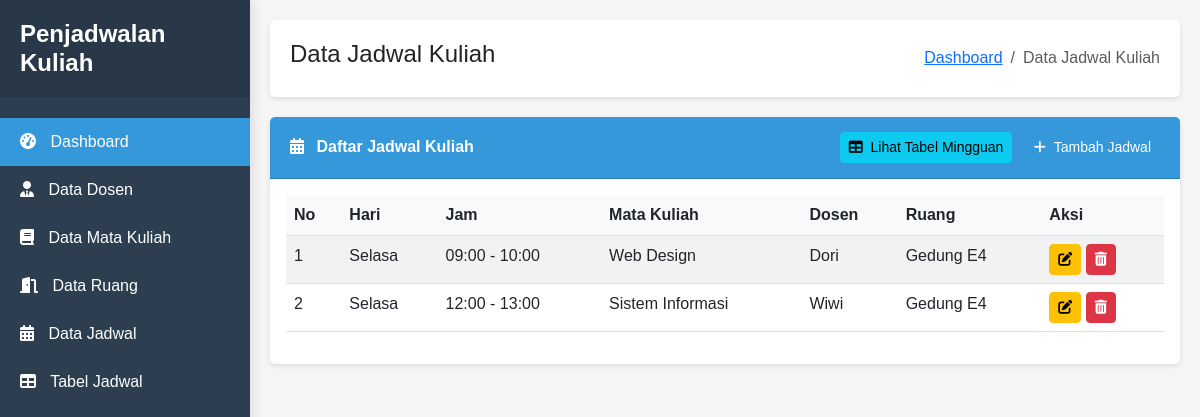
Page /index.php/jadwal on the committed database.
### tables this page shows
CREATE TABLE `jadwal` (
  `id` int(11) NOT NULL,
  `dosen_id` int(11) NOT NULL,
  `mata_kuliah_id` int(11) NOT NULL,
  `ruang_id` int(11) NOT NULL,
  `hari` enum('Senin','Selasa','Rabu','Kamis','Jumat','Sabtu') NOT NULL,
  `jam_mulai` time NOT NULL,
  `jam_selesai` time NOT NULL,
  `created_at` timestamp NOT NULL DEFAULT current_timestamp(),
  `updated_at` timestamp NOT NULL DEFAULT current_timestamp() ON UPDATE current_timestamp()
);

CREATE TABLE `mata_kuliah` (
  `id` int(11) NOT NULL,
  `kode` varchar(10) NOT NULL,
  `nama` varchar(100) NOT NULL,
  `sks` int(11) NOT NULL,
  `semester` int(11) NOT NULL,
  `created_at` timestamp NOT NULL DEFAULT current_timestamp(),
  `updated_at` timestamp NOT NULL DEFAULT current_timestamp() ON UPDATE current_timestamp()
);

CREATE TABLE `dosen` (
  `id` int(11) NOT NULL,
  `nip` varchar(20) NOT NULL,
  `nama` varchar(100) NOT NULL,
  `email` varchar(100) NOT NULL,
  `no_hp` varchar(15) NOT NULL,
  `created_at` timestamp NOT NULL DEFAULT current_timestamp(),
  `updated_at` timestamp NOT NULL DEFAULT current_timestamp() ON UPDATE current_timestamp()
);

CREATE TABLE `ruang` (
  `id` int(11) NOT NULL,
  `kode` varchar(10) NOT NULL,
  `nama` varchar(50) NOT NULL,
  `kapasitas` int(11) NOT NULL,
  `created_at` timestamp NOT NULL DEFAULT current_timestamp(),
  `updated_at` timestamp NOT NULL DEFAULT current_timestamp() ON UPDATE current_timestamp()
);

### application/controllers/Jadwal.php (called while the page is built, shortened)
<?php
class Jadwal extends CI_Controller {
    public function __construct() {
        $this->load->model('Jadwal_model');
        $this->load->model('Dosen_model');
        $this->load->model('MataKuliah_model');
        $this->load->model('Ruang_model');
        $this->load->library(['form_validation', 'session']);
    }
    public function index() {
        $data['title'] = 'Data Jadwal Kuliah';
        $data['jadwal'] = $this->Jadwal_model->get_all_with_relations();
        $data['message'] = $this->session->flashdata('message');
        $data['error'] = $this->session->flashdata('error');
        $this->load->view('templates/header', $data);
        $this->load->view('templates/sidebar');
        $this->load->view('jadwal/index', $data);
        $this->load->view('templates/footer');
    }
}

### index.php (called while the page is built, shortened)
<?php
require_once BASEPATH.'core/CodeIgniter.php';

### application/models/Jadwal_model.php (called while the page is built, shortened)
<?php
class Jadwal_model extends CI_Model {
    private $table = 'jadwal';
    public function get_all_with_relations() {
        $this->db->select('jadwal.*, dosen.nama as nama_dosen, mata_kuliah.nama as nama_matkul, ruang.nama as nama_ruang');
        $this->db->from($this->table);
        $this->db->join('dosen', 'dosen.id = jadwal.dosen_id');
        $this->db->join('mata_kuliah', 'mata_kuliah.id = jadwal.mata_kuliah_id');
        $this->db->join('ruang', 'ruang.id = jadwal.ruang_id');
        $this->db->order_by('jadwal.hari', 'ASC');
        $this->db->order_by('jadwal.jam_mulai', 'ASC');
        return $this->db->get()->result();
    }
}

### application/views/jadwal/index.php (the view, shortened to what this page needs)
<div class="card">
    <div class="card-header d-flex justify-content-between align-items-center">
        <span><i class="fas fa-calendar-alt me-2"></i> Daftar Jadwal Kuliah</span>
        <div>
            <a href="<?= base_url('jadwal/tabel_mingguan') ?>" class="btn btn-sm btn-info me-2">
                <i class="fas fa-table me-1"></i> Lihat Tabel Mingguan
            </a>
            <a href="<?= base_url('jadwal/add') ?>" class="btn btn-sm btn-primary">
                <i class="fas fa-plus me-1"></i> Tambah Jadwal
            </a>
        </div>
    </div>
    <div class="card-body">
        <div class="table-responsive">
            <table class="table table-striped table-hover">
                <thead>
                    <tr>
                        <th>No</th>
                        <th>Hari</th>
                        <th>Jam</th>
                        <th>Mata Kuliah</th>
                        <th>Dosen</th>
                        <th>Ruang</th>
                        <th>Aksi</th>
                    </tr>
                </thead>
                <tbody>
                    <?php if (empty($jadwal)): ?>
                    <tr>
                        <td colspan="7" class="text-center">Tidak ada data jadwal</td>
                    </tr>
                    <?php else: ?>
                    <?php $no = 1; foreach ($jadwal as $row): ?>
                    <tr>
                        <td><?= $no++ ?></td>
                        <td><?= $row->hari ?></td>
                        <td><?= substr($row->jam_mulai, 0, 5) ?> - <?= substr($row->jam_selesai, 0, 5) ?></td>
                        <td><?= $row->nama_matkul ?></td>
                        <td><?= $row->nama_dosen ?></td>
                        <td><?= $row->nama_ruang ?></td>
                        <td>
                            <a href="<?= base_url('jadwal/edit/'.$row->id) ?>" class="btn btn-sm btn-warning" data-bs-toggle="tooltip" title="Edit">
                                <i class="fas fa-edit"></i>
                            </a>
                            <a href="<?= base_url('jadwal/delete/'.$row->id) ?>" class="btn btn-sm btn-danger" onclick="return confirm('Apakah Anda yakin ingin menghapus data ini?')" data-bs-toggle="tooltip" title="Hapus">
                                <i class="fas fa-trash-alt"></i>
                            </a>
                        </td>
                    </tr>
                    <?php endforeach; ?>
                    <?php endif; ?>
                </tbody>
            </table>
        </div>
    </div>
</div>

### application/views/templates/header.php (style rules this page uses)
:root { --primary-color: #3498db; --secondary-color: #2c3e50; --light-color: #f8f9fa; --dark-color: #343a40; }
body { font-family: 'Poppins', sans-serif; background-color: #f5f5f5; }
.card { border: none; border-radius: 5px; box-shadow: 0 2px 5px rgba(0, 0, 0, 0.1); margin-bottom: 20px; }
.card-header { background-color: var(--primary-color); color: white; font-weight: bold; padding: 15px 20px; border-radius: 5px 5px 0 0; }
.btn-primary { background-color: var(--primary-color); border-color: var(--primary-color); }
.table-striped tbody tr:nth-of-type(odd) { background-color: rgba(0, 0, 0, 0.02); }
.table th { font-weight: bold; background-color: #f8f9fa; }

### rows in the picture
jadwal: hari "Selasa", jam_mulai "09:00", jam_selesai "10:00", mata_kuliah.nama "Web Design", dosen.nama "Dori", ruang.nama "Gedung E4"
jadwal: hari "Selasa", jam_mulai "12:00", jam_selesai "13:00", mata_kuliah.nama "Sistem Informasi", dosen.nama "Wiwi", ruang.nama "Gedung E4"

### other values in the picture
$title "Data Jadwal Kuliah"
